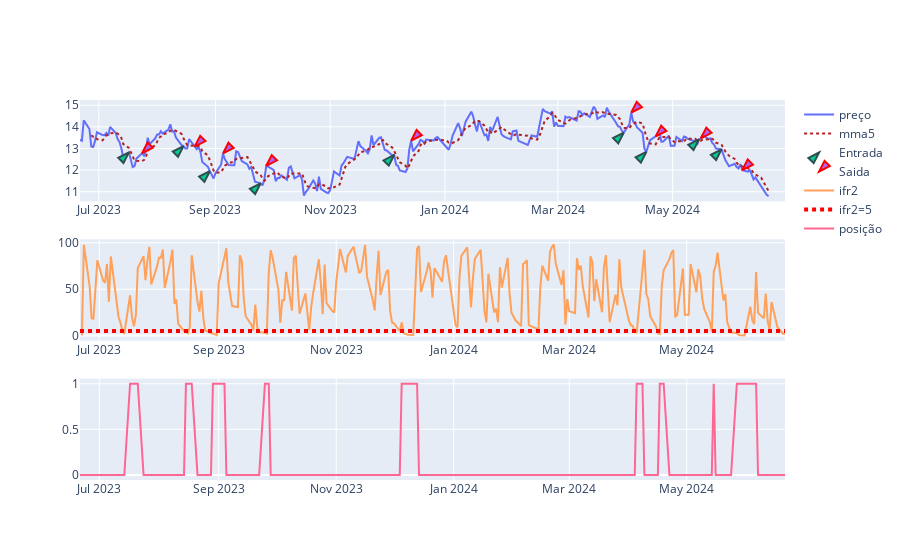

The cell this chart's notebook holds for it:
### Code cell
import plotly.graph_objects as go
from plotly.subplots import make_subplots

df['Close '+ativo].rolling(5).mean() 


fig = make_subplots(rows=3, cols=1) #go.Figure()
fig.add_trace(go.Scatter(x = df.index , y = df['Close '+ativo].values , name="preço"),1,1)
fig.add_trace(go.Scatter(x = df.index , y =  df['Close '+ativo].rolling(5).mean(), mode='lines', 
                         line=dict(color='firebrick', width=2, dash='dot'), name="mma5"),1,1)

fig.add_trace(go.Scatter(x = df.loc[entra].index, y = df.loc[entra]['Close '+ativo] , mode='markers' ,name='Entrada',
                             marker=dict(size=12, symbol="arrow", angle=45, line=dict(width=2, color="DarkSlateGrey"))
                         ),1,1)
fig.update_traces(
    marker=dict(size=12, symbol="arrow", angle=45, line=dict(width=2, color="DarkSlateGrey")),
    selector=dict(mode="markers"),
)
fig.add_trace(go.Scatter(x = df.loc[sai].index, y = df.loc[sai]['Close '+ativo] , mode='markers' ,name='Saida',
                         marker=dict(size=12, symbol="arrow", angle=-135, line=dict(width=2, color="red"))
                         ),1,1)
fig.add_trace(go.Scatter(x = df.index , y = IFR[ativo].values , name="ifr2"),2,1)
fig.add_trace(go.Scatter(x = df.index , y = [5]*len(df.index) , name="ifr2=5", mode='lines', 
              line=dict(color='red', width=4, dash='dot')),2,1)

fig.add_trace(go.Scatter(x =posicao.index , y = posicao['pos'] , mode='lines', name="posição"),3,1)


fig.show()

### Figure 1 — Plotly figure (JSON) as saved in the notebook; plotly's stock layout.template omitted (floating-point values rounded to 4 significant figures; data arrays with more than 128 entries replaced by an {"elided": "..."} marker saying what was removed)
{"data": [{"name": "preço", "type": "scatter", "x": {"elided": "251 str values"}, "xaxis": "x", "y": {"elided": "251 float values"}, "yaxis": "y"}, {"line": {"color": "firebrick", "dash": "dot", "width": 2}, "mode": "lines", "name": "mma5", "type": "scatter", "x": {"elided": "251 str values"}, "xaxis": "x", "y": {"elided": "251 float values"}, "yaxis": "y"}, {"marker": {"angle": 45, "line": {"color": "DarkSlateGrey", "width": 2}, "size": 12, "symbol": "arrow"}, "mode": "markers", "name": "Entrada", "type": "scatter", "x": ["2023-07-17T00:00:00", "2023-08-15T00:00:00", "2023-08-29T00:00:00", "2023-09-25T00:00:00", "2023-12-05T00:00:00", "2024-04-05T00:00:00", "2024-04-17T00:00:00", "2024-05-15T00:00:00", "2024-05-27T00:00:00"], "xaxis": "x", "y": [12.82, 13.11, 11.95, 11.39, 12.7, 13.73, 12.84, 13.42, 12.96], "yaxis": "y"}, {"marker": {"angle": -135, "line": {"color": "red", "width": 2}, "size": 12, "symbol": "arrow"}, "mode": "markers", "name": "Saida", "type": "scatter", "x": ["2023-07-24T00:00:00", "2023-08-21T00:00:00", "2023-09-05T00:00:00", "2023-09-28T00:00:00", "2023-12-14T00:00:00", "2024-04-09T00:00:00", "2024-04-22T00:00:00", "2024-05-16T00:00:00", "2024-06-07T00:00:00"], "xaxis": "x", "y": [12.78, 13.09, 12.77, 12.2, 13.36, 14.66, 13.56, 13.47, 12], "yaxis": "y"}, {"name": "ifr2", "type": "scatter", "x": {"elided": "251 str values"}, "xaxis": "x2", "y": {"elided": "251 float values"}, "yaxis": "y2"}, {"line": {"color": "red", "dash": "dot", "width": 4}, "mode": "lines", "name": "ifr2=5", "type": "scatter", "x": {"elided": "251 str values"}, "xaxis": "x2", "y": {"elided": "251 int values"}, "yaxis": "y2"}, {"mode": "lines", "name": "posição", "type": "scatter", "x": {"elided": "251 str values"}, "xaxis": "x3", "y": {"elided": "251 int values"}, "yaxis": "y3"}], "layout": {"xaxis": {"anchor": "y", "domain": [0, 1]}, "xaxis2": {"anchor": "y2", "domain": [0, 1]}, "xaxis3": {"anchor": "y3", "domain": [0, 1]}, "yaxis": {"anchor": "x", "domain": [0.7333, 1]}, "yaxis2": {"anchor": "x2", "domain": [0.3667, 0.6333]}, "yaxis3": {"anchor": "x3", "domain": [0, 0.2667]}}}
